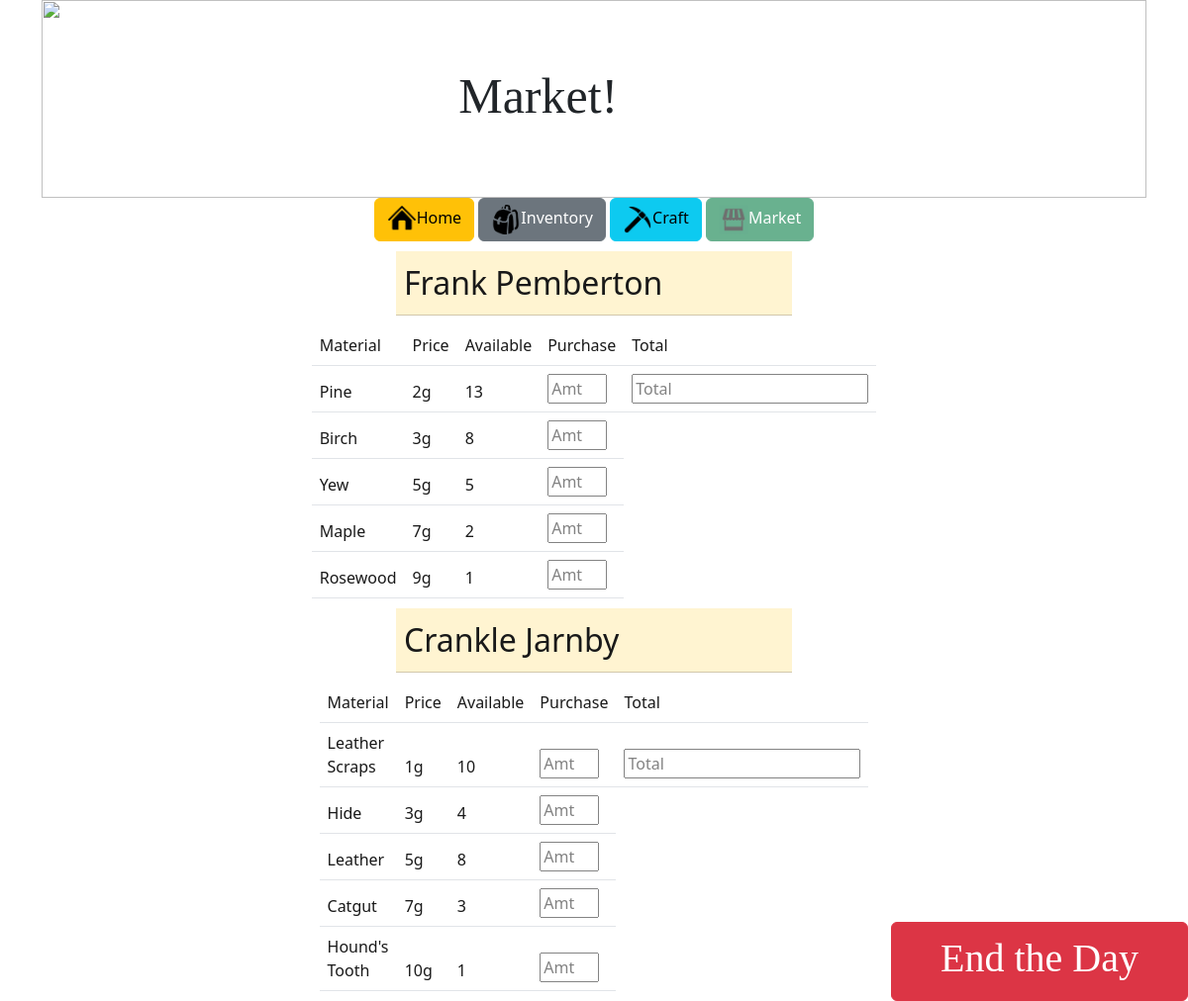
/market, run on the app's committed database.
### tables this page shows
CREATE TABLE 'merchants' (
    id INTEGER PRIMARY KEY NOT NULL,
    name TEXT NOT NULL,
    inv_1 INTEGER,
    inv_2 INTEGER,
    inv_3 INTEGER,
    inv_4 INTEGER,
    inv_5 INTEGER, 'inv_1_amt' INTEGER NOT NULL DEFAULT 0, 'inv_2_amt' INTEGER NOT NULL DEFAULT 0, 'inv_3_amt' INTEGER NOT NULL DEFAULT 0, 'inv_4_amt' INTEGER NOT NULL DEFAULT 0, 'inv_5_amt' INTEGER NOT NULL DEFAULT 0,'gold' INTEGER NOT NULL DEFAULT 0,
    FOREIGN KEY(inv_1) REFERENCES materials(id),
    FOREIGN KEY(inv_2) REFERENCES materials(id),
    FOREIGN KEY(inv_3) REFERENCES materials(id),
    FOREIGN KEY(inv_4) REFERENCES materials(id),
    FOREIGN KEY(inv_5) REFERENCES materials(id)
);

CREATE TABLE materials (
    id INTEGER PRIMARY KEY AUTOINCREMENT NOT NULL,
    name TEXT NOT NULL,
    base_price INTEGER NOT NULL
);

### app.py (the view)
@app.route("/market", methods=["GET", "POST"])
def market():
    merchants = db.execute("""SELECT m.id, m.name, m1.name AS m1_name, m1.base_price AS m1_base_price, inv_1_amt,
                           m2.name AS m2_name, m2.base_price AS m2_base_price, inv_2_amt,
                           m3.name AS m3_name, m3.base_price AS m3_base_price, inv_3_amt,
                           m4.name AS m4_name, m4.base_price AS m4_base_price, inv_4_amt,
                           m5.name AS m5_name, m5.base_price AS m5_base_price, inv_5_amt
                           FROM merchants m
                           LEFT JOIN materials m1 ON m1.id = m.inv_1
                           LEFT JOIN materials m2 ON m2.id = m.inv_2
                           LEFT JOIN materials m3 ON m3.id = m.inv_3
                           LEFT JOIN materials m4 ON m4.id = m.inv_4
                           LEFT JOIN materials m5 ON m5.id = m.inv_5""")
    return render_template("market.html", merchants=merchants)

### templates/market.html (shortened to what this page needs)
{% extends "layout.html" %}
{% block head %}
<link href="/static/craft.css" rel="stylesheet">
{% endblock %}
{% block body %}
<div class="container">
    <img src="/static/scroll.png" class="overhead">
    <div class="centered">Market!</div>
</div>
<div class="container" id="navbutton">
    <a href="{{ url_for('index') }}" class="btn btn-warning">
        <img src="/static/home.png" style="width:30px">Home</a>
    <a href="{{ url_for('inventory') }}" class="btn btn-secondary">
        <img src="/static/inventory.png" style="width:30px">Inventory</a>
    <a href="{{ url_for('craft') }}" class="btn btn-info">
        <img src="/static/Pickaxe.png" style="width:30px">Craft</a>
    <button class="btn btn-success" disabled>
        <img src="/static/market.png" style="width:30px">Market</button>
</div>
<div>
{% for merchant in merchants %}
<table class="table" style="width: 400px; opacity: 0.9; margin: 10px auto; font-size: 32px">
    <thead><tr class="table-warning"><td>{{ merchant.name }}</td></tr></thead>
    <table class="table" id="materials" style="width: 400px; opacity: 0.9; margin: 10px auto">
        <thead>
            <tr>
                <td>Material</td>
                <td>Price</td>
                <td>Available</td>
                <td>Purchase</td>
                <td>Total</td>
            </tr>
            <tr>
                <td>{{ merchant.m1_name }}<form action="/market" method="post"></td>
                <td class="price" value="{{ merchant.m1_base_price }}">{{ merchant.m1_base_price}}g</td>
                <td>{{ merchant.inv_1_amt }}</td>
                <td><input type="number" class="qty" id="m_number" placeholder="Amt" style="width: 60px" min="1" onChange="sum_amt()"></td>
                <td><input type="text" name="total" id="total" class="total" placeholder="Total"></td>
            </tr>
            {% if merchant.m2_name %}<form action="/market" method="post"><tr>
                <td>{{ merchant.m2_name }}</td>
                <td class="price" value="{{ merchant.m2_base_price }}">{{ merchant.m2_base_price}}g</td>
                <td>{{ merchant.inv_2_amt }}</td>
                <td><input type="number" class="qty" placeholder="Amt" style="width: 60px" min="1"></td>
            </tr>{% endif %}
            {% if merchant.m3_name %}<form action="/market" method="post"><tr>
                <td>{{ merchant.m3_name }}</td>
                <td class="price"  value="{{ merchant.m3_base_price }}">{{ merchant.m3_base_price}}g</td>
                <td>{{ merchant.inv_3_amt }}</td>
                <td><input type="number" class="qty" placeholder="Amt" style="width: 60px" min="1"></td>
            </tr>{% endif %}
            {% if merchant.m4_name %}<form action="/market" method="post"><tr>
                <td>{{ merchant.m4_name }}</td>
                <td class="price" value="{{ merchant.m4_base_price }}">{{ merchant.m4_base_price}}g</td>
                <td>{{ merchant.inv_4_amt }}</td>
                <td><input type="number" class="qty" placeholder="Amt" style="width: 60px" min="1"></td>
            </tr>{% endif %}
            {% if merchant.m5_name %}<form action="/market" method="post"><tr>
                <td>{{ merchant.m5_name }}</td>
                <td class="price" value="{{ merchant.m5_base_price }}">{{ merchant.m5_base_price}}g</td>
                <td>{{ merchant.inv_5_amt }}</td>
                <td><input type="number" class="qty" placeholder="Amt" style="width: 60px" min="1"></td>
            </tr>{% endif %}
        </thead>
    </table>
{% endfor %}
</div>
<div style="position: fixed; bottom: 0; right: 0">
    <btn class="btn btn-danger" id="end_day">End the Day</btn>
</div>
{% endblock %}

### static/style.css (style rules this page uses)
#background { background-image:url('/static/Village.png'); background-repeat: no-repeat; background-attachment: fixed; background-size: cover; }
#navbutton { position: relative; }

### static/craft.css (style rules this page uses)
.centered { position: absolute; top: 30%; left: 38%; transform translate(-50%, -50%); font-size: 50px; font-family: luminari, fantasy; }
.container { position: relative; text-align: center; }
.overhead { width: 100%; height: 200px; position: center; }
#end_day { width: 300px; height: 80px; font-size: 40px; font-family: cursive; }

### data on the page
merchants: name "Frank Pemberton", m1_name "Pine", m1_base_price "2", inv_1_amt "13", m2_name "Birch", m2_base_price "3", inv_2_amt "8", m3_name "Yew", m3_base_price "5", inv_3_amt "5", m4_name "Maple", m4_base_price "7", inv_4_amt "2", m5_name "Rosewood", m5_base_price "9", inv_5_amt "1"
merchants: name "Crankle Jarnby", m1_name "Leather Scraps", m1_base_price "1", inv_1_amt "10", m2_name "Hide", m2_base_price "3", inv_2_amt "4", m3_name "Leather", m3_base_price "5", inv_3_amt "8", m4_name "Catgut", m4_base_price "7", inv_4_amt "3", m5_name "Hound's Tooth", m5_base_price "10", inv_5_amt "1"
